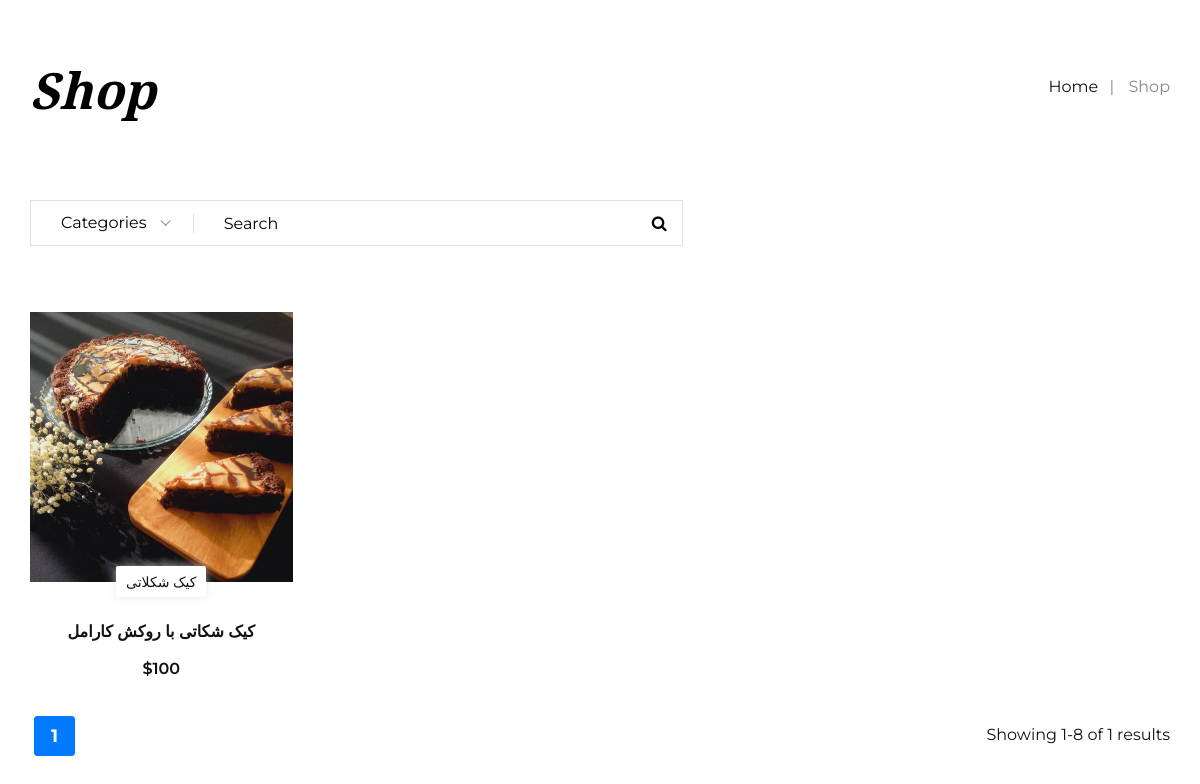
/products, run on an earlier commit of the app's database.
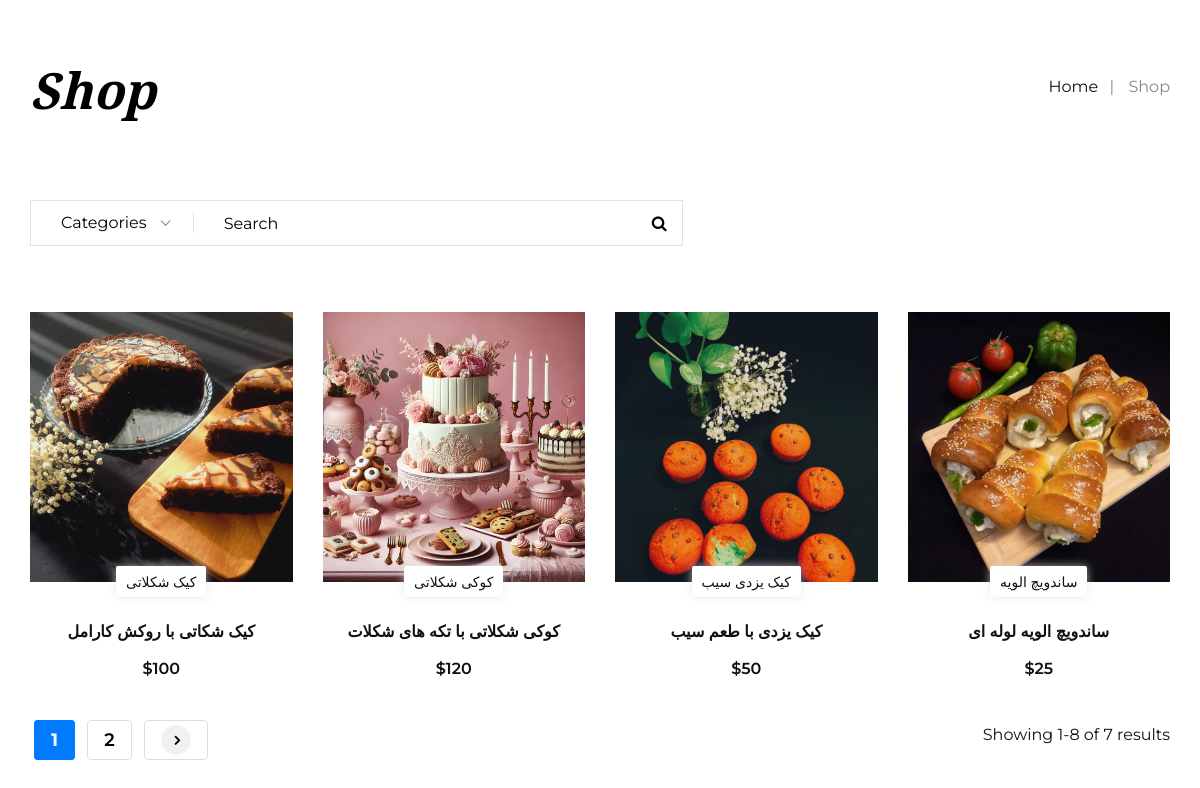
And on a later commit of the database.
### product_module/models.py (models this page shows, shortened)
class Product(models.Model):
    category = models.ManyToManyField(productCategory, verbose_name='دیته بندی')
    title = models.CharField(max_length=100, verbose_name='عنوان محصول', db_index=True)
    url_title = models.CharField(max_length=100, verbose_name='عنوان در url', db_index=True)
    price = models.IntegerField(verbose_name='قیمت محصول')
    image = models.ImageField(upload_to='images/products', verbose_name='تصویر اصلی')
    short_description = models.TextField(verbose_name='توضحات کوتاه محصول')
    description = models.TextField(verbose_name='توضیحات محصول')
    is_active = models.BooleanField(default=False, verbose_name='فعال')
    slug = models.SlugField(default="", db_index=True, unique=True, null=False, blank=True, max_length=400,
                            allow_unicode=True, verbose_name='slug')
    is_deleted = models.BooleanField(default=False, verbose_name='حذف')
    number = models.IntegerField(verbose_name='حداقل مقدار خرید', default=1, blank=True, null=True)
    class Meta:
        verbose_name = 'product'
        verbose_name_plural = "product's"

### product_module/views.py (the view)
# urls.py: path('products', views.ProductListView.as_view(), name='product-list'),
class ProductListView(ListView):
    template_name = 'product_module/product_list.html'
    model = Product
    paginate_by = 4
    context_object_name = 'products'
    def get_queryset(self):
        query = super(ProductListView, self).get_queryset()
        query = query.filter(is_active=True)
        search_query = self.request.GET.get('search_html', None)
        if search_query:
            query = query.filter(Q(title__icontains=search_query))
        category_url = self.request.GET.get('category')
        if category_url:
            query = query.filter(category__url__iexact=category_url)
        return query
    def get_context_data(self, **kwargs):
        context = super(ProductListView, self).get_context_data(**kwargs)
        context['categorise'] = productCategory.objects.filter(is_active=True).all()
        context['search_query'] = self.request.GET.get('search_html', '')
        context['product_count'] = Product.objects.all().count()
        return context

### product_module/templates/product_module/product_list.html (shortened to what this page needs)
{% extends 'shared/layout.html' %}
{% block content %}
    <div class="breadcrumb-option">
        <div class="container">
            <div class="row">
                <div class="col-lg-6 col-md-6 col-sm-6">
                    <div class="breadcrumb__text">
                        <h2>Shop</h2>
                    </div>
                </div>
                <div class="col-lg-6 col-md-6 col-sm-6">
                    <div class="breadcrumb__links">
                        <a href=".{% url 'home' %}">Home</a>
                        <span>Shop</span>
                    </div>
                </div>
            </div>
        </div>
    </div>
    <section class="shop spad">
        <div class="container">
            <div class="shop__option">
                <div class="row">
                    <div class="col-lg-7 col-md-7">
                        <div class="shop__option__search">
                            <form method="get" action="">
                                <input type="text" name="search_html" placeholder="Search" value="{{ search_query }}">
                                <button type="submit"><i class="fa fa-search"></i></button>
                            </form>
                        </div>
                    </div>
                    <div class="col-lg-5 col-md-5">
                    </div>
                </div>
            </div>
            <div class="row">
                {% if products %}
                    {% for product in products %}
                        <div class="col-lg-3 col-md-6 col-sm-6">
                            <div class="product__item">
                                <div class="product__item__pic set-bg" data-setbg="{{ product.image.url }}">
                                    <div class="product__label">
                                        <span>{{ product.title }}</span>
                                    </div>
                                </div>
                                <div class="product__item__text">
                                    <h6><a href="#">{{ product.short_description }}</a></h6>
                                    <div class="product__item__price">${{ product.price }}</div>
                                </div>
                            </div>
                        </div>
                    {% endfor %}
                {% else %}
                    <div class="col-12 text-center">
                        <p class="no-products-message">No products found matching your search.</p>
                    </div>
                {% endif %}
            </div>
            <div class="shop__last__option">
                <div class="row">
                    <div class="col-lg-6 col-md-6 col-sm-6">
                        <div class="shop__pagination">
                            {% for page_num in page_obj.paginator.page_range %}
                                <a onclick="fillpage({{ page_num }})"
                                   href="#" class="{% if page_obj.number == page_num %}
                               active {% endif %}">{{ page_num }}</a>
                            {% endfor %}
                            {% if page_obj.has_next %}
                                <a onclick="fillpage({{ page_obj.next_page_number }})"><span
                                        class="arrow_carrot-right"></span></a>
                            {% endif %}
                        </div>
                    </div>
                    <div class="col-lg-6 col-md-6 col-sm-6">
                        <div class="shop__last__text">
                            <p>Showing 1-8 of {{ product_count }} results</p>
                        </div>
                    </div>
                </div>
            </div>
        </div>
    </section>
{% endblock %}

### templates/shared/layout.html (shortened to what this page needs)
{% load render_partial %}
<html lang="en">
<head>
    {% include 'shared/header_refrencec.html' %}
</head>
<body>
{% block content %}{% endblock %}
</body>
</html>

### templates/shared/header_refrencec.html (shortened to what this page needs)
{% load static %}
<link rel="stylesheet" href="{% static 'css/bootstrap.min.css' %}" type="text/css">
<link rel="stylesheet" href="{% static 'css/flaticon.css' %}" type="text/css">
<link rel="stylesheet" href="{% static 'css/barfiller.css' %}" type="text/css">
<link rel="stylesheet" href="{% static 'css/magnific-popup.css' %}" type="text/css">
<link rel="stylesheet" href="{% static 'css/font-awesome.min.css' %}" type="text/css">
<link rel="stylesheet" href="{% static 'css/elegant-icons.css' %}" type="text/css">
<link rel="stylesheet" href="{% static 'css/nice-select.css' %}" type="text/css">
<link rel="stylesheet" href="{% static 'css/owl.carousel.min.css' %}" type="text/css">
<link rel="stylesheet" href="{% static 'css/slicknav.min.css' %}" type="text/css">
<link rel="stylesheet" href="{% static 'css/style.css' %}" type="text/css">
<link rel="stylesheet" href="{% static 'css/custom.css' %}" type="text/css">

### templates/shared/footer_refrences.html (shortened to what this page needs)
{% load static %}

### static/css/custom.css (style rules this page uses)
.shop__pagination a.active { font-weight: bold; color: white; background-color: #000000; border-color: #007bff; }
.shop__pagination a { text-decoration: none; color: black; padding: 8px 16px; border: 1px solid #ddd; margin: 0 4px; border-radius: 4px; transition: background-color 0.3s, color 0.3s; font-size: 18px; font-weight: 600; position: relative; top: 2px; }
.shop__pagination a span { display: inline-block; width: 30px; height: 30px; line-height: 30px; text-align: center; border-radius: 50%; background-color: #f1f1f1; transition: background-color 0.3s, color 0.3s; font-size: 18px; font-weight: 600; position: relative; top: 2px; }
.shop__pagination a.active { font-weight: bold; color: white; background-color: #007bff; border-color: #007bff; }

What changed in the data, as far as the page shows it:
added Product: shows a picture, title "کوکی شکلاتی", short_description "کوکی شکلاتی با تکه های شکلات", price "120"
added Product: shows a picture, title "کیک یزدی سیب", short_description "کیک یزدی با طعم سیب", price "50"
added Product: shows a picture, title "ساندویچ الویه", short_description "ساندویچ الویه لوله ای", price "25"
Also different on the page:
{{ product_count }}: "1" → "7"
new list line: "2"
